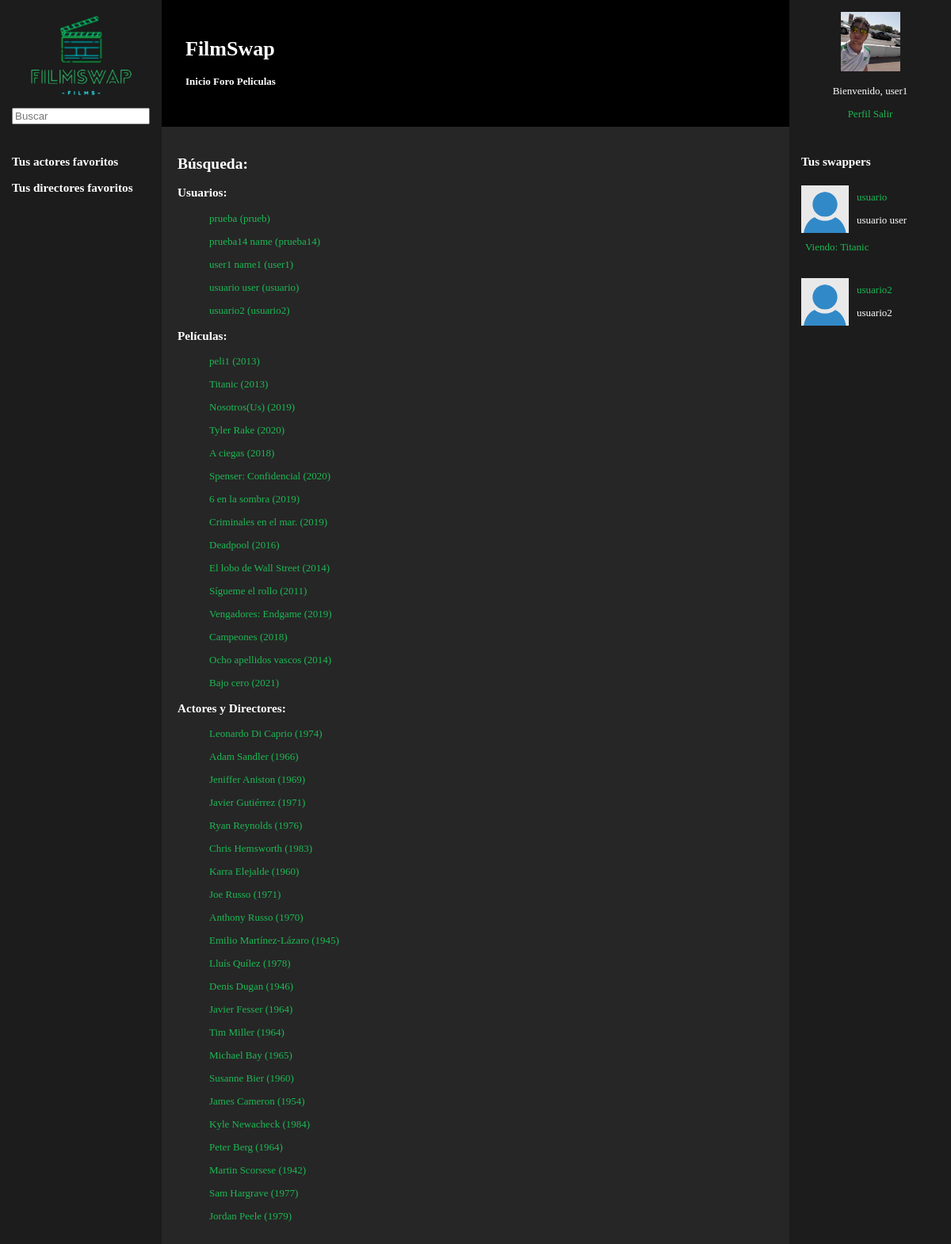
Page /buscar.php (signed in) on the committed database.
### tables this page shows
CREATE TABLE `usuarios` (
  `user` varchar(25) NOT NULL,
  `password` varchar(255) NOT NULL,
  `name` varchar(45) DEFAULT NULL,
  `image` varchar(45) NOT NULL DEFAULT 'user_logged.png',
  `date_joined` date NOT NULL,
  `watching` int(11) DEFAULT NULL,
  `admin` tinyint(4) NOT NULL DEFAULT 0,
  `content_manager` tinyint(4) NOT NULL DEFAULT 0,
  `moderator` tinyint(4) NOT NULL DEFAULT 0
);

CREATE TABLE `peliculas` (
  `id` int(11) NOT NULL,
  `title` varchar(45) NOT NULL,
  `image` varchar(45) NOT NULL DEFAULT 'film_default.jpg',
  `date_released` date NOT NULL,
  `duration` int(11) NOT NULL,
  `country` varchar(45) DEFAULT NULL,
  `plot` longtext NOT NULL,
  `rating` decimal(10,2) DEFAULT 0.00
);

CREATE TABLE `actores_directores` (
  `id` int(11) NOT NULL,
  `actor_director` tinyint(4) NOT NULL DEFAULT 0,
  `name` varchar(45) NOT NULL,
  `description` longtext NOT NULL,
  `birth_date` date NOT NULL,
  `nationality` varchar(45) NOT NULL,
  `image` varchar(45) DEFAULT NULL
);

### includes/config.php (called while the page is built, shortened)
<?php
spl_autoload_register(function ($class) {
    $prefix = 'es\\ucm\\fdi\\aw\\';
    $base_dir = __DIR__ . '/';
    $len = strlen($prefix);
    $relative_class = substr($class, $len);
    $file = $base_dir . str_replace('\\', '/', $relative_class) . '.php';
});

### includes/Usuario.php (called while the page is built, shortened)
<?php
class Usuario
{
    public static function busqueda($search)
    {
		$result = [];
        $app = Aplicacion::getSingleton();
        $conn = $app->conexionBd();
        $query = sprintf("SELECT * FROM usuarios U WHERE U.user LIKE '%s' OR U.name LIKE '%s'",
        '%'.$conn->real_escape_string($search).'%',
        '%'.$conn->real_escape_string($search).'%');
		$rs = $conn->query($query);
		if ($rs) {
		  while($fila = $rs->fetch_assoc()) {
			$result[] = new Usuario($fila['user'], $fila['password'], $fila['name'], $fila['image'], $fila['date_joined'], $fila['watching'], $fila['admin'], $fila['content_manager'], $fila['moderator']);
		  }
		}
		return $result;
    }
	public static function buscaAmigosPorUser($user, $limit=NULL)
	{
		$result = [];
        $app = Aplicacion::getSingleton();
        $conn = $app->conexionBd();
		$query = sprintf("SELECT u2.* FROM amigos u JOIN usuarios u1 ON u1.user = u.user JOIN usuarios u2 ON u2.user = u.friend WHERE u1.user = '%s'", $conn->real_escape_string($user));
		if($limit) {
		  $query = $query . ' LIMIT %d';
		  $query = sprintf($query, $limit);
		}
		$rs = $conn->query($query);
		if ($rs) {
		  while($fila = $rs->fetch_assoc()) {
			$result[] = new Usuario($fila['user'], $fila['password'], $fila['name'], $fila['image'], $fila['date_joined'], $fila['watching'], $fila['admin'], $fila['content_manager'], $fila['moderator']);
		  }
		}
		return $result;
	}
    private function __construct($user, $password, $name, $image, $date_joined, $watching, $admin, $content_manager, $moderator)
    {
        $this->watching = $watching;
		$this->film = Pelicula::buscaPorId($this->watching);
    }
}

### includes/Pelicula.php (called while the page is built, shortened)
<?php
class Pelicula
{
    public static function busqueda($search)
    {
		$result = [];
        $app = Aplicacion::getSingleton();
        $conn = $app->conexionBd();
        $query = sprintf("SELECT * FROM peliculas P WHERE P.title LIKE '%s' OR P.country LIKE '%s' OR P.plot LIKE '%s'",
        '%'.$conn->real_escape_string($search).'%',
        '%'.$conn->real_escape_string($search).'%',
        '%'.$conn->real_escape_string($search).'%');
		$rs = $conn->query($query);
		if ($rs) {
		  while($fila = $rs->fetch_assoc()) {
			$result[] = new Pelicula($fila['id'], $fila['title'], $fila['image'], $fila['date_released'], $fila['duration'], $fila['country'], $fila['plot'], $fila['rating']);
		  }
		}
		return $result;
    }
	public static function buscaPorId ($id)
    {
        $app = Aplicacion::getSingleton();
        $conn = $app->conexionBd();
        $query = sprintf("SELECT * FROM peliculas WHERE id = %d", $id);
        $rs = $conn->query($query);
        $result = false;
        if ($rs) {
            if ( $rs->num_rows == 1) {
                $fila = $rs->fetch_assoc();
                $pelicula = new Pelicula($fila['id'], $fila['title'], $fila['image'], $fila['date_released'], $fila['duration'], $fila['country'], $fila['plot'], $fila['rating']);
                $result = $pelicula;
            }
        } else {
            echo "Error al consultar en la BD: (" . $conn->errno . ") " . utf8_encode($conn->error);
            exit();
        }
        return $result;
    }
    private $id;
    private $title;
	private $date_released;
    private function __construct($id, $title, $image, $date_released, $duration, $country, $plot, $rating)
    {
        $this->id= $id;
        $this->title = $title;
        $this->date_released = $date_released;
        $this->genres = Genero::buscaPorPeliId($id);
        $this->actors = ActorDirector::buscaActorPorPeliId($id);
        $this->directors = ActorDirector::buscaDirectorPorPeliId($id);
        $this->plataformas = Plataforma::buscaPlataformaPorIdPelicula($id);
        $this->reviews = Review::buscaReviewsPorIdPeli($id);
    }
    public function id()
    {
        return $this->id;
    }
    public function title()
    {
        return $this->title;
    }
    public function date_released()
    {
        return $this->date_released;
    }
}

### includes/Genero.php (called while the page is built, shortened)
<?php
class Genero
{
	public static function buscaPorPeliId ($id)
    {
        $app = Aplicacion::getSingleton();
        $conn = $app->conexionBd();
        $query = sprintf("SELECT g.* FROM generos g JOIN peliculas_generos pg ON g.id = pg.genre_id WHERE pg.film_id = '%d'", $id);
        $rs = $conn->query($query);
        $result = false;
		if ($rs) {
		  while($fila = $rs->fetch_assoc()) {
			$result[] = new Genero($fila['id'], $fila['name']);
		  }
		}
		return $result;
    }
}

### includes/ActorDirector.php (called while the page is built, shortened)
<?php
class ActorDirector
{
    public static function busqueda($search)
    {
		$result = [];
        $app = Aplicacion::getSingleton();
        $conn = $app->conexionBd();
        $query = sprintf("SELECT * FROM actores_directores AD WHERE AD.name LIKE '%s' OR AD.description LIKE '%s' OR AD.nationality LIKE '%s'",
        '%'.$conn->real_escape_string($search).'%',
        '%'.$conn->real_escape_string($search).'%',
        '%'.$conn->real_escape_string($search).'%');
		$rs = $conn->query($query);
		if ($rs) {
		  while($fila = $rs->fetch_assoc()) {
			$result[] = new ActorDirector($fila['id'], $fila['actor_director'], $fila['name'], $fila['description'], $fila['birth_date'], $fila['nationality'], $fila['image']);
		  }
		}
		return $result;
    }
	public static function buscaActorPorPeliId ($id)
    {
        $app = Aplicacion::getSingleton();
        $conn = $app->conexionBd();
        $query = sprintf("SELECT ad.* FROM actores_directores ad JOIN peliculas_actores_directores pad ON ad.id = pad.actor_director_id WHERE pad.film_id = %d AND ad.actor_director = 0", $id);
        $rs = $conn->query($query);
        $result = false;
		if ($rs) {
		  while($fila = $rs->fetch_assoc()) {
			$result[] = new ActorDirector($fila['id'], $fila['actor_director'], $fila['name'], $fila['description'], $fila['birth_date'], $fila['nationality'], $fila['image']);
		  }
		}
		return $result;
    }
	public static function buscaDirectorPorPeliId ($id)
    {
        $app = Aplicacion::getSingleton();
        $conn = $app->conexionBd();
        $query = sprintf("SELECT ad.* FROM actores_directores ad JOIN peliculas_actores_directores pad ON ad.id = pad.actor_director_id WHERE pad.film_id = %d AND ad.actor_director = 1", $id);
        $rs = $conn->query($query);
        $result = false;
		if ($rs) {
		  while($fila = $rs->fetch_assoc()) {
			$result[] = new ActorDirector($fila['id'], $fila['actor_director'], $fila['name'], $fila['description'], $fila['birth_date'], $fila['nationality'], $fila['image']);
		  }
		}
		return $result;
    }
    private $id;
	private $name;
    private $birth_date;
    private function __construct($id, $actor_director, $name, $description, $birth_date, $nationality, $image)
    {
        $this->id= $id;
        $this->name = $name;
        $this->birth_date = $birth_date;
    }
    public function id()
    {
        return $this->id;
    }
    public function name()
    {
        return $this->name;
    }
    public function birth_date()
    {
        return $this->birth_date;
    }
}

### includes/Plataforma.php (called while the page is built, shortened)
<?php
class Plataforma
{
    public static function buscaPlataformaPorIdPelicula($id)
    {
        $app = Aplicacion::getSingleton();
        $conn = $app->conexionBd();
        $query = sprintf("SELECT p.* FROM plataformas p JOIN peliculas_plataformas pp ON p.id = pp.plataforma WHERE pp.pelicula = '%d'", $id);
        $rs = $conn->query($query);
        $result = false;
		if ($rs) {
		  while($fila = $rs->fetch_assoc()) {
			$result[] = new Plataforma($fila['id'], $fila['nombre'], $fila['image']);
		  }
		}
		return $result;
    }
}

### includes/Review.php (called while the page is built, shortened)
<?php
class Review
{
    public static function buscaReviewsPorIdPeli($id)
    {
        $app = Aplicacion::getSingleton();
        $conn = $app->conexionBd();
        $query = sprintf("SELECT * FROM reviews WHERE film_id = %d ORDER BY time_created DESC", $id);
        $rs = $conn->query($query);
        $result = false;
		if ($rs) {
		  while($fila = $rs->fetch_assoc()) {
            $result[] = new Review($fila['id'], $fila['user'], $fila['film_id'], $fila['review'], $fila['stars'], $fila['time_created']);
		  }
		}
		return $result;
    }
}

### includes/actoresDirectores.php (the view, shortened to what this page needs)
<?php
class actoresDirectores
{
    function busqueda($search)
    {
		$actoresDirectores = ActorDirector::busqueda($search);
		$html = '';
		if (!empty($actoresDirectores)) {
			$html .= '<h3> Actores y Directores: </h3>';
			$html .= '<ul>';
			foreach($actoresDirectores as $actorDirector) {
				$text = substr($actorDirector->birth_date(), 0, 4);
				$html .= "<p><a href=\"./actorDirector.php?id={$actorDirector->id()}\">{$actorDirector->name()} ({$text})</a></p>";
			}
			$html .= '</ul>';
		}
		return $html;
    }
}

### buscar.php (shortened to what this page needs)
<?php
require_once __DIR__.'/includes/config.php';
$busqueda = htmlspecialchars(trim(strip_tags($_POST["buscar"])));
$usuarios = new es\ucm\fdi\aw\usuarios();
$peliculas = new es\ucm\fdi\aw\peliculas();
$actoresDirectores = new es\ucm\fdi\aw\actoresDirectores();
$contenidoPrincipal=<<<EOS
    <h1> Búsqueda: {$busqueda} </h1>
    {$usuarios->busqueda($busqueda)}
    {$peliculas->busqueda($busqueda)}
    {$actoresDirectores->busqueda($busqueda)}
EOS;
require __DIR__ . '/includes/plantillas/plantilla.php';

### includes/usuarios.php (shortened to what this page needs)
<?php
class usuarios
{
	function listaAmigos($user = NULL, $limit = NULL)
	{
		$html = '<div>';
		$usuarios = Usuario::buscaAmigosPorUser($user, $limit);
		foreach($usuarios as $usuario) {
			$href = './usuarios.php?id=' . $usuario->user();
			$html .= '<div class="div-usuarios">';
			$html .= '<div class="usuarios">';
			$html .= "<img id=\"prof_pic\" src=\"img/usuarios/{$usuario->image()}\" alt=\"user\" width=\"60\" height=\"60\">";
			$html .= '<div>';
			$html .= "<p><a href=\"$href\">{$usuario->user()} </a></p>";
			$html .= "<p>{$usuario->name()} </p>";
			$html .= '</div>';
			$html .= '</div>';
			$html .= '<div>';
			$peliculaWatching = $usuario->film();
			if ($peliculaWatching) {
				$html .= "<p><a href=> Viendo: {$peliculaWatching->title()} </a></p>";
			}
			$html .= '</div>';
			$html .= '</div>';
		}
		$html .= '</div>';
		return $html;
	}
    function busqueda($search)
    {
		$usuarios = Usuario::busqueda($search);
		$html = '';
		if (!empty($usuarios)) {
			$html .= '<h3> Usuarios: </h3>';
			$html .= '<ul>';
			foreach($usuarios as $usuario) {
				$html .= "<p><a href=\"./usuario.php?id={$usuario->user()}\">{$usuario->name()} ({$usuario->user()})</a></p>";
			}
			$html .= '</ul>';
		}
		return $html;
    }
}

### includes/peliculas.php (shortened to what this page needs)
<?php
class peliculas
{
    function busqueda($search)
    {
		$peliculas = Pelicula::busqueda($search);
		$html = '';
		if (!empty($peliculas)) {
			$html .= '<h3> Películas: </h3>';
			$html .= '<ul>';
			foreach($peliculas as $pelicula) {
				$text = substr($pelicula->date_released(), 0, 4);
				$html .= "<p><a href=\"./pelicula.php?id={$pelicula->id()}\">{$pelicula->title()} ({$text})</a></p>";
			}
			$html .= '</ul>';
		}
		return $html;
    }
}

### includes/plantillas/plantilla.php (shortened to what this page needs)
<!DOCTYPE html>
<html>
<head>
    <link rel="stylesheet" type="text/css" href="estilo.css" />
</head>
<body>
    <?php
    require("includes/comun/sidebarIzq.php");
    ?>
    <main>
		<?php
		require("includes/comun/cabecera.php");
		?>
        <article>
            <?= $contenidoPrincipal ?>
        </article>
    </main>
    <?php
    require("includes/comun/sidebarDer.php");
    ?>
</body>
</html>

### includes/comun/sidebarIzq.php (shortened to what this page needs)
<?php
require_once 'includes/config.php';
?>
<aside id="sidebarIzq">
	<div id="topSide">
		<img src="img/logo1.png" alt="filmswap logo" width="140px" height="112px">
		<form id="buscador" name="buscador" method="post" action="././buscar.php">
			<input id="buscar" name="buscar" type="text" placeholder="Buscar" autofocus>
		</form>
	</div>
	<div id="contentSide">
		<h3> Tus actores favoritos </h3>
		<h3> Tus directores favoritos </h3>
	</div>
</aside>

### includes/comun/cabecera.php
<header>
	<h1>FilmSwap</h1>
	<a href="index.php">Inicio</a>
	<a href="foro.php">Foro</a>
	<a href="peliculas.php">Peliculas</a>
</header>

### includes/comun/sidebarDer.php
<?php
function mostrarSaludo() {
	if (isset($_SESSION["login"]) && ($_SESSION["login"]===true)) {
		echo "<img id=\"prof_pic\" src=\"img/usuarios/{$_SESSION["imagen"]}\" alt=\"user\" width=\"75\" height=\"75\"><p>Bienvenido, " . $_SESSION["nombre"] . "</p><a href='perfil.php'>Perfil</a> <a href='logout.php'>Salir</a>";
	} else {
		echo "<img id=\"prof_pic\" src=\"img/usuarios/user_no_logged.png\" alt=\"user\" width=\"75\" height=\"75\"><p> Usuario desconocido </p><a href='login.php'>Login</a> <a href='registro.php'>Registro</a>";
	}
}
function mostrarAmigos() {
	$usuarios = new es\ucm\fdi\aw\usuarios();
	if (isset($_SESSION["login"]) && ($_SESSION["login"]===true)) {
		echo $usuarios->listaAmigos($_SESSION["nombre"], 7);
	} else {
		echo "<p>Inicia sesión para ver la actividad de tus amigos</p>";
	}
}
?>
<aside id="sidebarDer">
	<div id="topSide">
		<?php
			mostrarSaludo();
		?>
	</div>
	<div id="contentSide">
		<h3> Tus swappers </h3>
		<?php
			mostrarAmigos();
		?>
	</div>
</aside>

### estilo.css (style rules this page uses)
html { height: 100%; }
body { display: flex; background-color: #262626; margin: 0px; padding: 0px; min-height: -webkit-fill-available; font-size: small; }
header { padding: 30px; height: 100px; color: #FFFFFF; background-color: #000000; }
header a, header a:visited { color: white; font-weight: bold; text-decoration: none; }
a { color: #1DB954; text-decoration: none; }
#sidebarIzq { width: 17%; float: left; color: #FFFFFF; background-color: #1C1C1C; }
#sidebarDer { width: 17%; float: right; color: #FFFFFF; background-color: #1C1C1C; }
main { width: 66%; float: left; height: 100%; background-color: #262626; color: white; overflow-y: auto; }
article { padding: 20px; }
#topSide { width: auto; height: 135px; padding: 15px; text-align: center; }
#buscador { width: 100%; margin-top: 5px; }
#buscar { width: 100%; box-sizing: border-box; }
#prof_pic { float: center; }
#contentSide { padding: 15px; }
.usuarios { display: flex; align-content: center; align-items: center; }
.usuarios > div > p { padding-left: 10px; }
.div-usuarios { display: flex; flex-direction: column; margin-bottom: 20px; }
.div-usuarios > div > p { margin: 0; padding: 5px; }

### rows in the picture
usuarios: name "prueba", user "prueb"
usuarios: name "prueba14 name", user "prueba14"
usuarios: name "user1 name1", user "user1"
usuarios: name "usuario user", user "usuario", image (picture), watching.title "Titanic"
usuarios: name "usuario2", user "usuario2", image (picture)
peliculas: title "peli1", date_released "2013"
peliculas: title "Titanic", date_released "2013"
peliculas: title "Nosotros(Us)", date_released "2019"
peliculas: title "Tyler Rake", date_released "2020"
peliculas: title "A ciegas", date_released "2018"
peliculas: title "Spenser: Confidencial", date_released "2020"
peliculas: title "6 en la sombra", date_released "2019"
peliculas: title "Criminales en el mar.", date_released "2019"
peliculas: title "Deadpool", date_released "2016"
peliculas: title "El lobo de Wall Street", date_released "2014"
peliculas: title "Sígueme el rollo", date_released "2011"
peliculas: title "Vengadores: Endgame", date_released "2019"
peliculas: title "Campeones", date_released "2018"
peliculas: title "Ocho apellidos vascos", date_released "2014"
peliculas: title "Bajo cero", date_released "2021"
actores_directores: name "Leonardo Di Caprio", birth_date "1974"
actores_directores: name "Adam Sandler", birth_date "1966"
actores_directores: name "Jeniffer Aniston", birth_date "1969"
actores_directores: name "Javier Gutiérrez", birth_date "1971"
actores_directores: name "Ryan Reynolds", birth_date "1976"
actores_directores: name "Chris Hemsworth", birth_date "1983"
actores_directores: name "Karra Elejalde", birth_date "1960"
actores_directores: name "Joe Russo", birth_date "1971"
actores_directores: name "Anthony Russo", birth_date "1970"
actores_directores: name "Emilio Martínez-Lázaro", birth_date "1945"
actores_directores: name "Lluís Quílez", birth_date "1978"
actores_directores: name "Denis Dugan", birth_date "1946"
actores_directores: name "Javier Fesser", birth_date "1964"
actores_directores: name "Tim Miller", birth_date "1964"
actores_directores: name "Michael Bay", birth_date "1965"
actores_directores: name "Susanne Bier", birth_date "1960"
actores_directores: name "James Cameron", birth_date "1954"
actores_directores: name "Kyle Newacheck", birth_date "1984"
actores_directores: name "Peter Berg", birth_date "1964"
actores_directores: name "Martin Scorsese", birth_date "1942"
actores_directores: name "Sam Hargrave", birth_date "1977"
actores_directores: name "Jordan Peele", birth_date "1979"

### other values in the picture
$_SESSION["nombre"] "user1"
